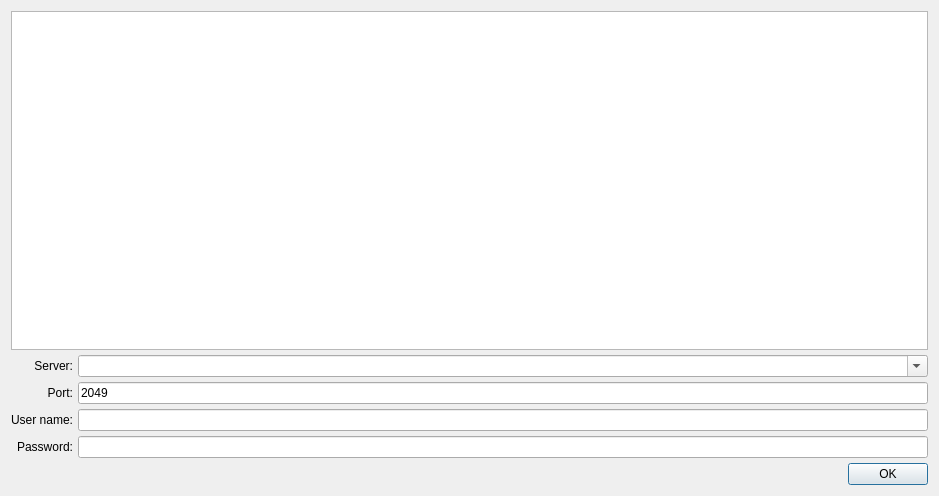
<?xml version="1.0" encoding="UTF-8"?>
<ui version="4.0">
 <class>PrivateServerDialog</class>
 <widget class="QDialog" name="PrivateServerDialog">
  <property name="windowModality">
   <enum>Qt::ApplicationModal</enum>
  </property>
  <property name="geometry">
   <rect>
    <x>0</x>
    <y>0</y>
    <width>939</width>
    <height>496</height>
   </rect>
  </property>
  <property name="windowTitle">
   <string>Connecting with private Ninjam server ...</string>
  </property>
  <property name="accessibleDescription">
   <string>This the private server dialog</string>
  </property>
  <property name="modal">
   <bool>true</bool>
  </property>
  <layout class="QVBoxLayout" name="verticalLayout">
   <property name="spacing">
    <number>5</number>
   </property>
   <item>
    <widget class="QPlainTextEdit" name="ServerList"/>
   </item>
   <item>
    <layout class="QFormLayout" name="formLayout">
     <property name="fieldGrowthPolicy">
      <enum>QFormLayout::ExpandingFieldsGrow</enum>
     </property>
     <property name="labelAlignment">
      <set>Qt::AlignRight|Qt::AlignTrailing|Qt::AlignVCenter</set>
     </property>
     <item row="0" column="0">
      <widget class="QLabel" name="labelName">
       <property name="sizePolicy">
        <sizepolicy hsizetype="Preferred" vsizetype="Preferred">
         <horstretch>2</horstretch>
         <verstretch>0</verstretch>
        </sizepolicy>
       </property>
       <property name="text">
        <string>Server:</string>
       </property>
       <property name="alignment">
        <set>Qt::AlignRight|Qt::AlignTrailing|Qt::AlignVCenter</set>
       </property>
      </widget>
     </item>
     <item row="0" column="1">
      <widget class="QComboBox" name="comboBoxServers">
       <property name="sizePolicy">
        <sizepolicy hsizetype="Expanding" vsizetype="Fixed">
         <horstretch>0</horstretch>
         <verstretch>0</verstretch>
        </sizepolicy>
       </property>
       <property name="editable">
        <bool>true</bool>
       </property>
       <property name="currentText">
        <string notr="true"/>
       </property>
       <property name="duplicatesEnabled">
        <bool>false</bool>
       </property>
      </widget>
     </item>
     <item row="1" column="0">
      <widget class="QLabel" name="labelPort">
       <property name="text">
        <string>Port:</string>
       </property>
       <property name="alignment">
        <set>Qt::AlignRight|Qt::AlignTrailing|Qt::AlignVCenter</set>
       </property>
      </widget>
     </item>
     <item row="1" column="1">
      <widget class="QLineEdit" name="textFieldPort">
       <property name="sizePolicy">
        <sizepolicy hsizetype="MinimumExpanding" vsizetype="Fixed">
         <horstretch>0</horstretch>
         <verstretch>0</verstretch>
        </sizepolicy>
       </property>
       <property name="accessibleDescription">
        <string>type here the port to use</string>
       </property>
       <property name="text">
        <string notr="true">2049</string>
       </property>
      </widget>
     </item>
     <item row="2" column="0">
      <widget class="QLabel" name="labelUserName">
       <property name="sizePolicy">
        <sizepolicy hsizetype="Preferred" vsizetype="Preferred">
         <horstretch>2</horstretch>
         <verstretch>0</verstretch>
        </sizepolicy>
       </property>
       <property name="toolTip">
        <string>leave blank to connect as annonymous</string>
       </property>
       <property name="text">
        <string>User name:</string>
       </property>
       <property name="alignment">
        <set>Qt::AlignRight|Qt::AlignTrailing|Qt::AlignVCenter</set>
       </property>
      </widget>
     </item>
     <item row="2" column="1">
      <widget class="UserNameLineEdit" name="textFieldUserName">
       <property name="sizePolicy">
        <sizepolicy hsizetype="Expanding" vsizetype="Fixed">
         <horstretch>0</horstretch>
         <verstretch>0</verstretch>
        </sizepolicy>
       </property>
       <property name="toolTip">
        <string/>
       </property>
       <property name="accessibleDescription">
        <string>type here the password</string>
       </property>
       <property name="text">
        <string notr="true"/>
       </property>
      </widget>
     </item>
     <item row="3" column="0">
      <widget class="QLabel" name="labelPassword">
       <property name="sizePolicy">
        <sizepolicy hsizetype="Preferred" vsizetype="Preferred">
         <horstretch>2</horstretch>
         <verstretch>0</verstretch>
        </sizepolicy>
       </property>
       <property name="toolTip">
        <string>leave blank to connect as annonymous</string>
       </property>
       <property name="text">
        <string>Password:</string>
       </property>
       <property name="alignment">
        <set>Qt::AlignRight|Qt::AlignTrailing|Qt::AlignVCenter</set>
       </property>
      </widget>
     </item>
     <item row="3" column="1">
      <widget class="QLineEdit" name="textFieldPassword">
       <property name="sizePolicy">
        <sizepolicy hsizetype="Expanding" vsizetype="Fixed">
         <horstretch>0</horstretch>
         <verstretch>0</verstretch>
        </sizepolicy>
       </property>
       <property name="toolTip">
        <string>leave blank to connect as annonymous</string>
       </property>
       <property name="accessibleDescription">
        <string>type here the password</string>
       </property>
       <property name="text">
        <string notr="true"/>
       </property>
      </widget>
     </item>
    </layout>
   </item>
   <item>
    <layout class="QHBoxLayout" name="horizontalLayout">
     <item>
      <spacer name="horizontalSpacer">
       <property name="orientation">
        <enum>Qt::Horizontal</enum>
       </property>
       <property name="sizeHint" stdset="0">
        <size>
         <width>40</width>
         <height>10</height>
        </size>
       </property>
      </spacer>
     </item>
     <item>
      <widget class="QPushButton" name="okButton">
       <property name="accessibleDescription">
        <string>Press this button if you are ok</string>
       </property>
       <property name="text">
        <string>OK</string>
       </property>
      </widget>
     </item>
    </layout>
   </item>
  </layout>
 </widget>
 <customwidgets>
  <customwidget>
   <class>UserNameLineEdit</class>
   <extends>QLineEdit</extends>
   <header>gui/widgets/UserNameLineEdit.h</header>
  </customwidget>
 </customwidgets>
 <resources/>
 <connections/>
</ui>
